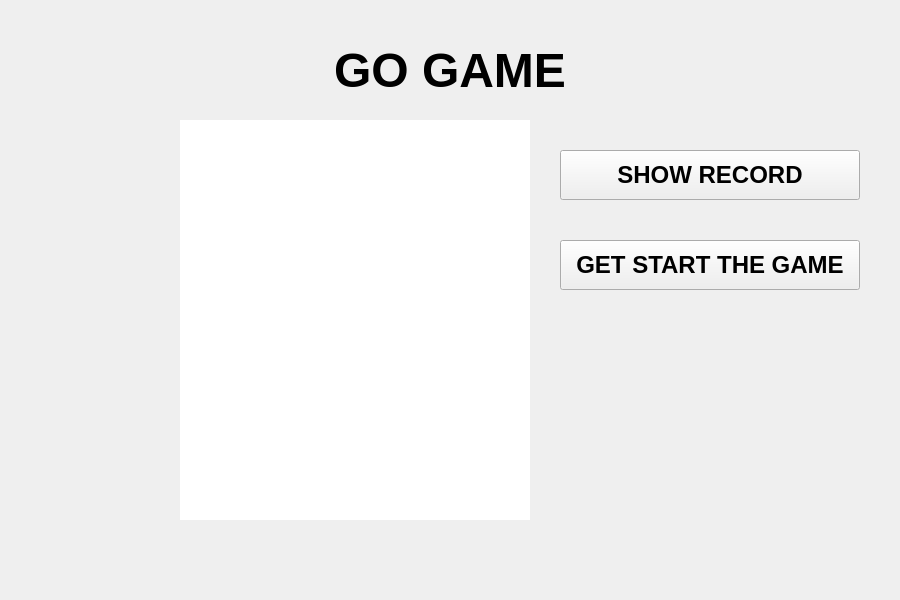
<?xml version="1.0" encoding="UTF-8"?>
<ui version="4.0">
 <class>dashboard</class>
 <widget class="QWidget" name="dashboard">
  <property name="geometry">
   <rect>
    <x>0</x>
    <y>0</y>
    <width>900</width>
    <height>600</height>
   </rect>
  </property>
  <property name="windowTitle">
   <string>Form</string>
  </property>
  <widget class="QFrame" name="horizontalFrame">
   <property name="geometry">
    <rect>
     <x>0</x>
     <y>20</y>
     <width>900</width>
     <height>100</height>
    </rect>
   </property>
   <property name="minimumSize">
    <size>
     <width>20</width>
     <height>100</height>
    </size>
   </property>
   <layout class="QHBoxLayout" name="horizontalLayout">
    <item>
     <widget class="QLabel" name="label_3">
      <property name="font">
       <font>
        <pointsize>36</pointsize>
        <bold>true</bold>
       </font>
      </property>
      <property name="text">
       <string>GO GAME</string>
      </property>
      <property name="alignment">
       <set>Qt::AlignCenter</set>
      </property>
     </widget>
    </item>
   </layout>
  </widget>
  <widget class="QPushButton" name="start">
   <property name="geometry">
    <rect>
     <x>560</x>
     <y>240</y>
     <width>300</width>
     <height>50</height>
    </rect>
   </property>
   <property name="font">
    <font>
     <pointsize>18</pointsize>
     <bold>true</bold>
    </font>
   </property>
   <property name="text">
    <string>GET START THE GAME</string>
   </property>
  </widget>
  <widget class="QTableView" name="tableView">
   <property name="geometry">
    <rect>
     <x>180</x>
     <y>120</y>
     <width>350</width>
     <height>400</height>
    </rect>
   </property>
   <property name="font">
    <font>
     <pointsize>16</pointsize>
    </font>
   </property>
   <property name="frameShape">
    <enum>QFrame::NoFrame</enum>
   </property>
   <property name="frameShadow">
    <enum>QFrame::Plain</enum>
   </property>
   <property name="lineWidth">
    <number>2</number>
   </property>
   <property name="midLineWidth">
    <number>2</number>
   </property>
  </widget>
  <widget class="QPushButton" name="show">
   <property name="geometry">
    <rect>
     <x>560</x>
     <y>150</y>
     <width>300</width>
     <height>50</height>
    </rect>
   </property>
   <property name="font">
    <font>
     <pointsize>18</pointsize>
     <bold>true</bold>
    </font>
   </property>
   <property name="text">
    <string>SHOW RECORD</string>
   </property>
  </widget>
 </widget>
 <resources/>
 <connections/>
</ui>
